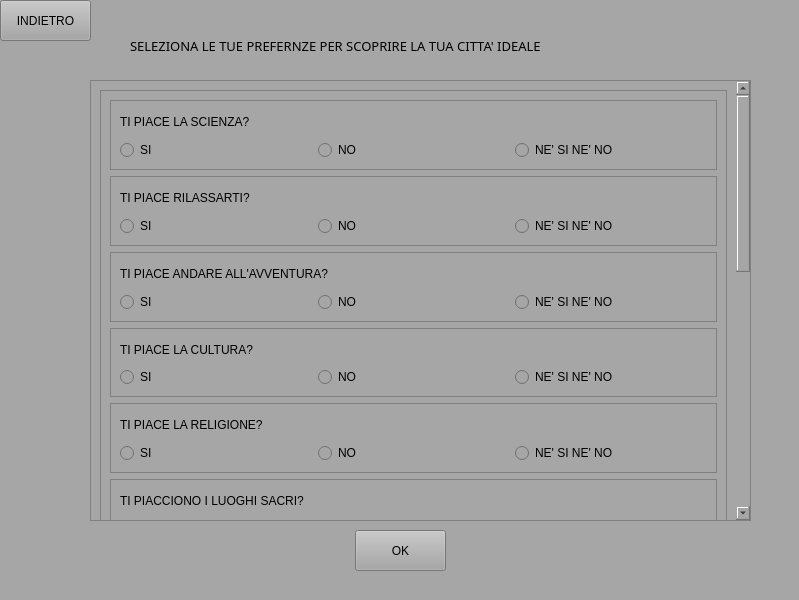
<?xml version="1.0" encoding="UTF-8"?>
<ui version="4.0">
 <class>Dialog</class>
 <widget class="QDialog" name="Dialog">
  <property name="geometry">
   <rect>
    <x>0</x>
    <y>0</y>
    <width>799</width>
    <height>600</height>
   </rect>
  </property>
  <property name="windowTitle">
   <string>Dialog</string>
  </property>
  <property name="styleSheet">
   <string notr="true">background-color: rgb(166, 166, 166);
</string>
  </property>
  <widget class="QScrollArea" name="scrollArea">
   <property name="geometry">
    <rect>
     <x>90</x>
     <y>80</y>
     <width>661</width>
     <height>441</height>
    </rect>
   </property>
   <property name="widgetResizable">
    <bool>true</bool>
   </property>
   <widget class="QWidget" name="scrollAreaWidgetContents">
    <property name="geometry">
     <rect>
      <x>0</x>
      <y>0</y>
      <width>638</width>
      <height>1022</height>
     </rect>
    </property>
    <layout class="QVBoxLayout" name="verticalLayout_2">
     <item>
      <widget class="QFrame" name="frame">
       <property name="minimumSize">
        <size>
         <width>0</width>
         <height>1000</height>
        </size>
       </property>
       <property name="styleSheet">
        <string notr="true"/>
       </property>
       <property name="frameShape">
        <enum>QFrame::StyledPanel</enum>
       </property>
       <property name="frameShadow">
        <enum>QFrame::Raised</enum>
       </property>
       <layout class="QVBoxLayout" name="verticalLayout">
        <item>
         <widget class="QFrame" name="scienza">
          <property name="styleSheet">
           <string notr="true"/>
          </property>
          <property name="frameShape">
           <enum>QFrame::StyledPanel</enum>
          </property>
          <property name="frameShadow">
           <enum>QFrame::Raised</enum>
          </property>
          <layout class="QGridLayout" name="gridLayout">
           <item row="1" column="0">
            <widget class="QRadioButton" name="radioButton_scienza_1">
             <property name="text">
              <string>SI</string>
             </property>
            </widget>
           </item>
           <item row="1" column="1">
            <widget class="QRadioButton" name="radioButton_scienza_2">
             <property name="text">
              <string>NO</string>
             </property>
            </widget>
           </item>
           <item row="1" column="2">
            <widget class="QRadioButton" name="radioButton_scienza_3">
             <property name="text">
              <string>NE' SI NE' NO</string>
             </property>
            </widget>
           </item>
           <item row="0" column="0" colspan="3">
            <widget class="QLabel" name="scrittascienza">
             <property name="text">
              <string>TI PIACE LA SCIENZA?</string>
             </property>
            </widget>
           </item>
          </layout>
         </widget>
        </item>
        <item>
         <widget class="QFrame" name="relax">
          <property name="styleSheet">
           <string notr="true"/>
          </property>
          <property name="frameShape">
           <enum>QFrame::StyledPanel</enum>
          </property>
          <property name="frameShadow">
           <enum>QFrame::Raised</enum>
          </property>
          <layout class="QGridLayout" name="gridLayout_2">
           <item row="1" column="0">
            <widget class="QRadioButton" name="radioButton_relax_1">
             <property name="text">
              <string>SI</string>
             </property>
            </widget>
           </item>
           <item row="1" column="1">
            <widget class="QRadioButton" name="radioButton_relax_2">
             <property name="text">
              <string>NO</string>
             </property>
            </widget>
           </item>
           <item row="1" column="2">
            <widget class="QRadioButton" name="radioButton_relax_3">
             <property name="text">
              <string>NE' SI NE' NO</string>
             </property>
            </widget>
           </item>
           <item row="0" column="0" colspan="3">
            <widget class="QLabel" name="scrittarelax">
             <property name="text">
              <string>TI PIACE RILASSARTI?</string>
             </property>
            </widget>
           </item>
          </layout>
         </widget>
        </item>
        <item>
         <widget class="QFrame" name="avventura">
          <property name="styleSheet">
           <string notr="true"/>
          </property>
          <property name="frameShape">
           <enum>QFrame::StyledPanel</enum>
          </property>
          <property name="frameShadow">
           <enum>QFrame::Raised</enum>
          </property>
          <layout class="QGridLayout" name="gridLayout_3">
           <item row="1" column="0">
            <widget class="QRadioButton" name="radioButton_avventura_1">
             <property name="text">
              <string>SI</string>
             </property>
            </widget>
           </item>
           <item row="1" column="1">
            <widget class="QRadioButton" name="radioButton_avventura_2">
             <property name="text">
              <string>NO</string>
             </property>
            </widget>
           </item>
           <item row="1" column="2">
            <widget class="QRadioButton" name="radioButton_avventura_3">
             <property name="text">
              <string>NE' SI NE' NO</string>
             </property>
            </widget>
           </item>
           <item row="0" column="0" colspan="3">
            <widget class="QLabel" name="scrittaavventura">
             <property name="text">
              <string>TI PIACE ANDARE ALL'AVVENTURA?</string>
             </property>
            </widget>
           </item>
          </layout>
         </widget>
        </item>
        <item>
         <widget class="QFrame" name="cultura">
          <property name="styleSheet">
           <string notr="true"/>
          </property>
          <property name="frameShape">
           <enum>QFrame::StyledPanel</enum>
          </property>
          <property name="frameShadow">
           <enum>QFrame::Raised</enum>
          </property>
          <layout class="QGridLayout" name="gridLayout_4">
           <item row="0" column="0" colspan="3">
            <widget class="QLabel" name="scrittacultura">
             <property name="text">
              <string>TI PIACE LA CULTURA?</string>
             </property>
            </widget>
           </item>
           <item row="1" column="1">
            <widget class="QRadioButton" name="radioButton_cultura_2">
             <property name="text">
              <string>NO</string>
             </property>
            </widget>
           </item>
           <item row="1" column="2">
            <widget class="QRadioButton" name="radioButton_cultura_3">
             <property name="text">
              <string>NE' SI NE' NO</string>
             </property>
            </widget>
           </item>
           <item row="1" column="0">
            <widget class="QRadioButton" name="radioButton_cultura_1">
             <property name="text">
              <string>SI</string>
             </property>
            </widget>
           </item>
          </layout>
         </widget>
        </item>
        <item>
         <widget class="QFrame" name="religione">
          <property name="styleSheet">
           <string notr="true"/>
          </property>
          <property name="frameShape">
           <enum>QFrame::StyledPanel</enum>
          </property>
          <property name="frameShadow">
           <enum>QFrame::Raised</enum>
          </property>
          <layout class="QGridLayout" name="gridLayout_5">
           <item row="1" column="0">
            <widget class="QRadioButton" name="radioButton_religione_1">
             <property name="text">
              <string>SI</string>
             </property>
            </widget>
           </item>
           <item row="1" column="1">
            <widget class="QRadioButton" name="radioButton_religione_2">
             <property name="text">
              <string>NO</string>
             </property>
            </widget>
           </item>
           <item row="1" column="2">
            <widget class="QRadioButton" name="radioButton_religione_3">
             <property name="text">
              <string>NE' SI NE' NO</string>
             </property>
            </widget>
           </item>
           <item row="0" column="0" colspan="3">
            <widget class="QLabel" name="scrittareligione">
             <property name="text">
              <string>TI PIACE LA RELIGIONE?</string>
             </property>
            </widget>
           </item>
          </layout>
         </widget>
        </item>
        <item>
         <widget class="QFrame" name="cattedrale">
          <property name="styleSheet">
           <string notr="true"/>
          </property>
          <property name="frameShape">
           <enum>QFrame::StyledPanel</enum>
          </property>
          <property name="frameShadow">
           <enum>QFrame::Raised</enum>
          </property>
          <layout class="QGridLayout" name="gridLayout_6">
           <item row="0" column="0" colspan="3">
            <widget class="QLabel" name="scrittasacri">
             <property name="text">
              <string>TI PIACCIONO I LUOGHI SACRI?</string>
             </property>
            </widget>
           </item>
           <item row="1" column="2">
            <widget class="QRadioButton" name="radioButton_sacri_3">
             <property name="text">
              <string>NE' SI NE' NO</string>
             </property>
            </widget>
           </item>
           <item row="1" column="0">
            <widget class="QRadioButton" name="radioButton_sacri_1">
             <property name="text">
              <string>SI</string>
             </property>
            </widget>
           </item>
           <item row="1" column="1">
            <widget class="QRadioButton" name="radioButton_sacri_2">
             <property name="text">
              <string>NO</string>
             </property>
            </widget>
           </item>
          </layout>
         </widget>
        </item>
        <item>
         <widget class="QFrame" name="arte_antica">
          <property name="styleSheet">
           <string notr="true"/>
          </property>
          <property name="frameShape">
           <enum>QFrame::StyledPanel</enum>
          </property>
          <property name="frameShadow">
           <enum>QFrame::Raised</enum>
          </property>
          <layout class="QGridLayout" name="gridLayout_7">
           <item row="1" column="0">
            <widget class="QRadioButton" name="radioButton_antica_1">
             <property name="text">
              <string>SI</string>
             </property>
            </widget>
           </item>
           <item row="1" column="1">
            <widget class="QRadioButton" name="radioButton_antica_2">
             <property name="text">
              <string>NO</string>
             </property>
            </widget>
           </item>
           <item row="1" column="2">
            <widget class="QRadioButton" name="radioButton_antica_3">
             <property name="text">
              <string>NE' SI NE' NO</string>
             </property>
            </widget>
           </item>
           <item row="0" column="0" colspan="3">
            <widget class="QLabel" name="scrittaantica">
             <property name="text">
              <string>TI PIACE L'ARTE ANTICA?</string>
             </property>
            </widget>
           </item>
          </layout>
         </widget>
        </item>
        <item>
         <widget class="QFrame" name="arte_moderna">
          <property name="styleSheet">
           <string notr="true"/>
          </property>
          <property name="frameShape">
           <enum>QFrame::StyledPanel</enum>
          </property>
          <property name="frameShadow">
           <enum>QFrame::Raised</enum>
          </property>
          <layout class="QGridLayout" name="gridLayout_8">
           <item row="1" column="0">
            <widget class="QRadioButton" name="radioButton_moderna_1">
             <property name="text">
              <string>SI</string>
             </property>
            </widget>
           </item>
           <item row="1" column="1">
            <widget class="QRadioButton" name="radioButton_moderna_2">
             <property name="text">
              <string>NO</string>
             </property>
            </widget>
           </item>
           <item row="1" column="2">
            <widget class="QRadioButton" name="radioButton_moderna_3">
             <property name="text">
              <string>NE' SI NE' NO</string>
             </property>
            </widget>
           </item>
           <item row="0" column="0" colspan="3">
            <widget class="QLabel" name="scrittamoderna">
             <property name="text">
              <string>TI PIACE L'ARTE MODERNA?</string>
             </property>
            </widget>
           </item>
          </layout>
         </widget>
        </item>
        <item>
         <widget class="QFrame" name="musei">
          <property name="styleSheet">
           <string notr="true"/>
          </property>
          <property name="frameShape">
           <enum>QFrame::StyledPanel</enum>
          </property>
          <property name="frameShadow">
           <enum>QFrame::Raised</enum>
          </property>
          <layout class="QGridLayout" name="gridLayout_9">
           <item row="1" column="0">
            <widget class="QRadioButton" name="radioButton_musei_1">
             <property name="text">
              <string>SI</string>
             </property>
            </widget>
           </item>
           <item row="1" column="1">
            <widget class="QRadioButton" name="radioButton_musei_2">
             <property name="text">
              <string>NO</string>
             </property>
            </widget>
           </item>
           <item row="1" column="2">
            <widget class="QRadioButton" name="radioButton_musei_3">
             <property name="text">
              <string>NE' SI NE' NO</string>
             </property>
            </widget>
           </item>
           <item row="0" column="0" colspan="3">
            <widget class="QLabel" name="scrittamusei">
             <property name="text">
              <string>TI PIACCIONO I MUSEI?</string>
             </property>
            </widget>
           </item>
          </layout>
         </widget>
        </item>
        <item>
         <widget class="QFrame" name="natura">
          <property name="styleSheet">
           <string notr="true"/>
          </property>
          <property name="frameShape">
           <enum>QFrame::StyledPanel</enum>
          </property>
          <property name="frameShadow">
           <enum>QFrame::Raised</enum>
          </property>
          <layout class="QGridLayout" name="gridLayout_10">
           <item row="1" column="0">
            <widget class="QRadioButton" name="radioButton_natura_1">
             <property name="text">
              <string>SI</string>
             </property>
            </widget>
           </item>
           <item row="1" column="1">
            <widget class="QRadioButton" name="radioButton_natura_2">
             <property name="text">
              <string>NO</string>
             </property>
            </widget>
           </item>
           <item row="1" column="2">
            <widget class="QRadioButton" name="radioButton_natura_3">
             <property name="text">
              <string>NE' SI NE' NO</string>
             </property>
            </widget>
           </item>
           <item row="0" column="0" colspan="3">
            <widget class="QLabel" name="scrittanatura">
             <property name="text">
              <string>TI PIACE LA NATURA?</string>
             </property>
            </widget>
           </item>
          </layout>
         </widget>
        </item>
        <item>
         <widget class="QFrame" name="panorami">
          <property name="styleSheet">
           <string notr="true"/>
          </property>
          <property name="frameShape">
           <enum>QFrame::StyledPanel</enum>
          </property>
          <property name="frameShadow">
           <enum>QFrame::Raised</enum>
          </property>
          <layout class="QGridLayout" name="gridLayout_11">
           <item row="1" column="0">
            <widget class="QRadioButton" name="radioButton_panorami_1">
             <property name="text">
              <string>SI</string>
             </property>
            </widget>
           </item>
           <item row="1" column="1">
            <widget class="QRadioButton" name="radioButton_panorami_2">
             <property name="text">
              <string>NO</string>
             </property>
            </widget>
           </item>
           <item row="1" column="2">
            <widget class="QRadioButton" name="radioButton_panorami_3">
             <property name="text">
              <string>NE' SI NE' NO</string>
             </property>
            </widget>
           </item>
           <item row="0" column="0" colspan="3">
            <widget class="QLabel" name="scrittapanorami">
             <property name="text">
              <string>TI PIACCIONO I PANORAMI?</string>
             </property>
            </widget>
           </item>
          </layout>
         </widget>
        </item>
        <item>
         <widget class="QFrame" name="divertimento">
          <property name="styleSheet">
           <string notr="true"/>
          </property>
          <property name="frameShape">
           <enum>QFrame::StyledPanel</enum>
          </property>
          <property name="frameShadow">
           <enum>QFrame::Raised</enum>
          </property>
          <layout class="QGridLayout" name="gridLayout_12">
           <item row="1" column="1">
            <widget class="QRadioButton" name="radioButton_divertimento_2">
             <property name="text">
              <string>NO</string>
             </property>
            </widget>
           </item>
           <item row="0" column="0" colspan="3">
            <widget class="QLabel" name="scrittadivertimento">
             <property name="text">
              <string>TI PIACE DIVERTITI?</string>
             </property>
            </widget>
           </item>
           <item row="1" column="2">
            <widget class="QRadioButton" name="radioButton_divertimento_3">
             <property name="text">
              <string>NE' SI NE' NO</string>
             </property>
            </widget>
           </item>
           <item row="1" column="0">
            <widget class="QRadioButton" name="radioButton_divertimento_1">
             <property name="text">
              <string>SI</string>
             </property>
            </widget>
           </item>
          </layout>
         </widget>
        </item>
        <item>
         <widget class="QFrame" name="sport">
          <property name="styleSheet">
           <string notr="true"/>
          </property>
          <property name="frameShape">
           <enum>QFrame::StyledPanel</enum>
          </property>
          <property name="frameShadow">
           <enum>QFrame::Raised</enum>
          </property>
          <layout class="QGridLayout" name="gridLayout_13">
           <item row="1" column="0">
            <widget class="QRadioButton" name="radioButton_sport_1">
             <property name="text">
              <string>SI</string>
             </property>
            </widget>
           </item>
           <item row="1" column="1">
            <widget class="QRadioButton" name="radioButton_sport_2">
             <property name="text">
              <string>NO</string>
             </property>
            </widget>
           </item>
           <item row="1" column="2">
            <widget class="QRadioButton" name="radioButton_sport_3">
             <property name="text">
              <string>NE' SI NE' NO</string>
             </property>
            </widget>
           </item>
           <item row="0" column="0" colspan="3">
            <widget class="QLabel" name="scrittasport">
             <property name="text">
              <string>TI PIACE LO SPORT?</string>
             </property>
            </widget>
           </item>
          </layout>
         </widget>
        </item>
       </layout>
      </widget>
     </item>
    </layout>
   </widget>
  </widget>
  <widget class="QLabel" name="descrizionesopra">
   <property name="geometry">
    <rect>
     <x>130</x>
     <y>20</y>
     <width>801</width>
     <height>51</height>
    </rect>
   </property>
   <property name="font">
    <font>
     <family>Bauhaus 93</family>
     <pointsize>10</pointsize>
     <weight>50</weight>
     <bold>false</bold>
     <stylestrategy>PreferAntialias</stylestrategy>
    </font>
   </property>
   <property name="layoutDirection">
    <enum>Qt::LeftToRight</enum>
   </property>
   <property name="autoFillBackground">
    <bool>false</bool>
   </property>
   <property name="text">
    <string>SELEZIONA LE TUE PREFERNZE PER SCOPRIRE LA TUA CITTA' IDEALE</string>
   </property>
  </widget>
  <widget class="QPushButton" name="OK">
   <property name="geometry">
    <rect>
     <x>355</x>
     <y>530</y>
     <width>91</width>
     <height>41</height>
    </rect>
   </property>
   <property name="text">
    <string>OK</string>
   </property>
   <property name="autoDefault">
    <bool>false</bool>
   </property>
  </widget>
  <widget class="QPushButton" name="INDIETRO">
   <property name="geometry">
    <rect>
     <x>0</x>
     <y>0</y>
     <width>91</width>
     <height>41</height>
    </rect>
   </property>
   <property name="text">
    <string>INDIETRO</string>
   </property>
   <property name="autoDefault">
    <bool>false</bool>
   </property>
  </widget>
 </widget>
 <resources/>
 <connections/>
</ui>
